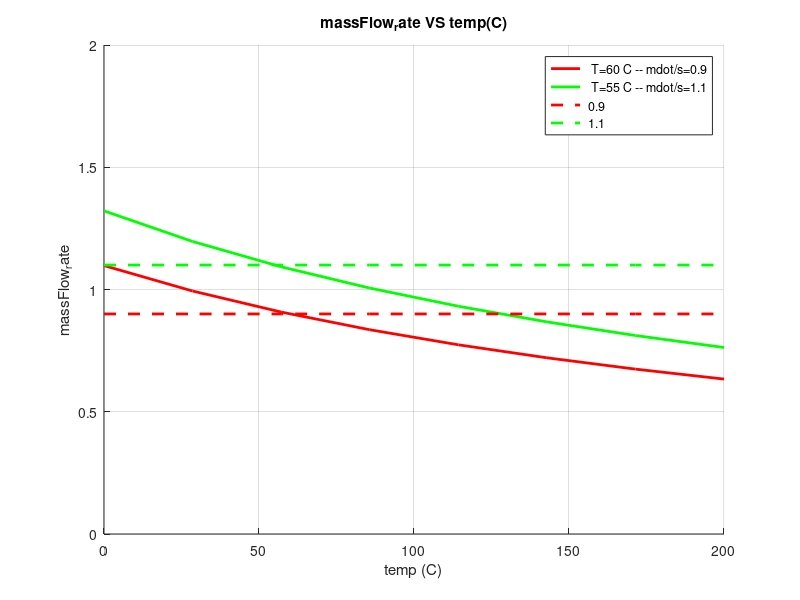

Recreate this plot in MATLAB.
clc; clear; close all;

% Define the equation
f1 = @(x) (0.9*(60+273)*4190) ./ (4190*(x+273))
f2 = @(x) (1.1*(55+273)*4190) ./ (4190*(x+273))
f1_ = @(x) 0.9;
f2_ = @(x) 1.1;
% Plot the function
hold on;
fplot(f1, [0, 200], 'red', 'LineWidth', 2); % Avoid x = 35 to prevent division by zero
fplot(f2, [0, 200], 'green', 'LineWidth', 2);
fplot(f1_, [0, 200], 'red--', 'LineWidth', 2);
fplot(f2_, [0, 200], 'green--', 'LineWidth', 2);
% Formatting the plot
grid on
xlabel('temp (C)')
ylabel('massFlow_rate')
% Add a legend
legend({'  T=60 C -- mdot/s=0.9', '  T=55 C -- mdot/s=1.1', ' 0.9', ' 1.1'}, 'Location', 'best')
title('massFlow_rate VS temp(C)')
ylim([0, 2]) % Adjust if needed
hold off;